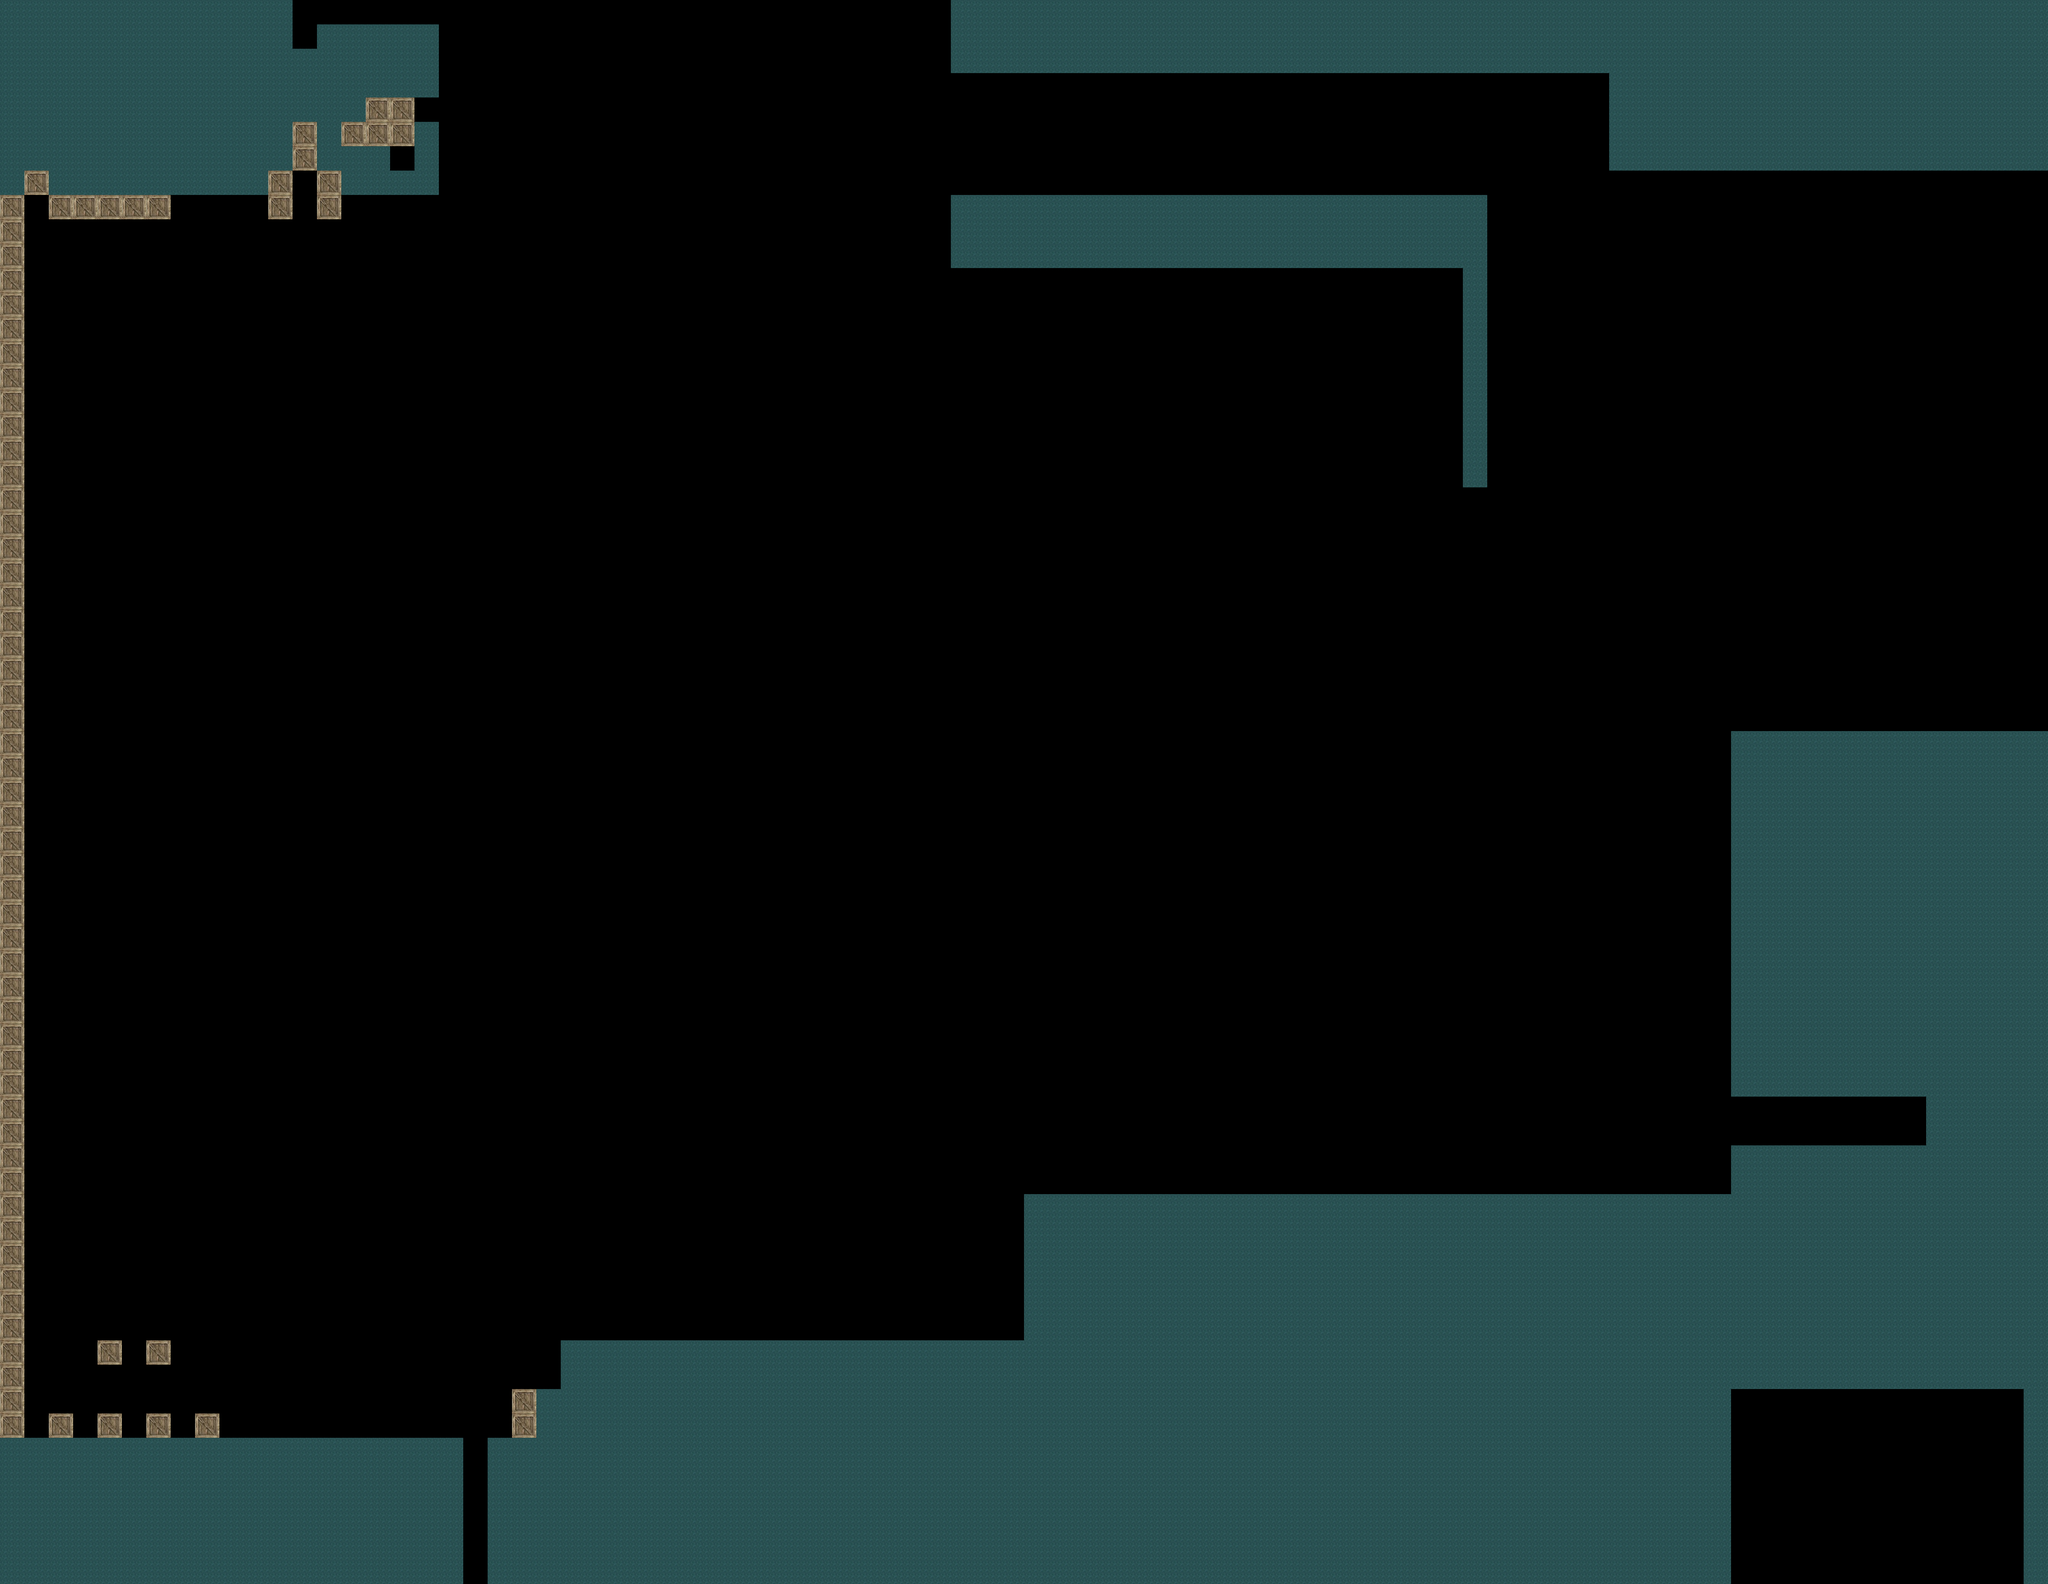

Rendered tile map (Tiled .tmx) drawn with the repository's tilesets; below, a short description and the map source with its tile grids summarised:
An orthogonal 84x65 tile map with 64x64 px tiles, 2 tile layers (water, box), 4 tilesets.

<map version="1.0" tiledversion="1.1.6" orientation="orthogonal" renderorder="right-down" width="84" height="65" tilewidth="64" tileheight="64" infinite="0" nextobjectid="1">
 <tileset firstgid="1" name="tilesGTA2" tilewidth="64" tileheight="64" tilecount="1024" columns="32">
  <image source="tilesGTA2.jpg" width="2048" height="2048" />
 </tileset>
 <tileset firstgid="1025" name="beer" tilewidth="64" tileheight="64" tilecount="336" columns="21">
  <image source="beer.jpg" width="1360" height="1040" />
 </tileset>
 <tileset firstgid="1361" name="beer" tilewidth="16" tileheight="16" tilecount="5525" columns="85">
  <image source="beer.jpg" width="1360" height="1040" />
 </tileset>
 <tileset firstgid="6886" name="_box64" tilewidth="64" tileheight="64" tilecount="1" columns="1">
  <image source="_box64.jpg" width="64" height="64" />
 </tileset>
 <layer name="water" width="84" height="65" opacity="0.78">
  <data>[5460 cells, 1537 non-empty, 1 distinct tile ids]</data>
 </layer>
 <layer name="box" width="84" height="65">
  <data>[5460 cells, 76 non-empty, 1 distinct tile ids]</data>
 </layer>
</map>
